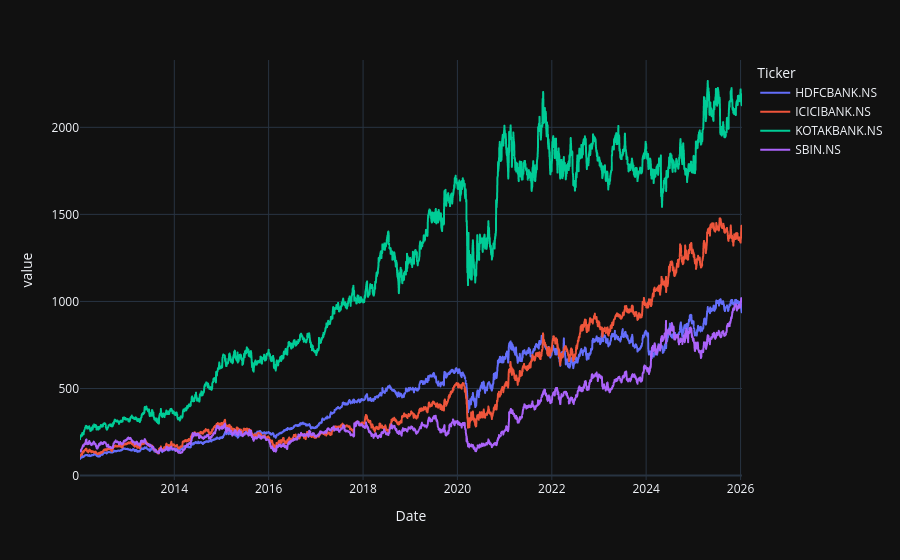

Source (notebook cell):
### Code cell
close.plot()

### Figure 1 — Plotly figure (JSON) as saved in the notebook; plotly's stock layout.template omitted (floating-point values rounded to 4 significant figures; data arrays with more than 128 entries replaced by an {"elided": "..."} marker saying what was removed)
{"data": [{"hovertemplate": "Ticker=HDFCBANK.NS<br>Date=%{x}<br>value=%{y}<extra></extra>", "legendgroup": "HDFCBANK.NS", "line": {"color": "#636efa", "dash": "solid"}, "marker": {"symbol": "circle"}, "mode": "lines", "name": "HDFCBANK.NS", "showlegend": true, "x": {"elided": "3463 str values"}, "xaxis": "x", "y": {"elided": "3463 float values"}, "yaxis": "y", "type": "scattergl"}, {"hovertemplate": "Ticker=ICICIBANK.NS<br>Date=%{x}<br>value=%{y}<extra></extra>", "legendgroup": "ICICIBANK.NS", "line": {"color": "#EF553B", "dash": "solid"}, "marker": {"symbol": "circle"}, "mode": "lines", "name": "ICICIBANK.NS", "showlegend": true, "x": {"elided": "3463 str values"}, "xaxis": "x", "y": {"elided": "3463 float values"}, "yaxis": "y", "type": "scattergl"}, {"hovertemplate": "Ticker=KOTAKBANK.NS<br>Date=%{x}<br>value=%{y}<extra></extra>", "legendgroup": "KOTAKBANK.NS", "line": {"color": "#00cc96", "dash": "solid"}, "marker": {"symbol": "circle"}, "mode": "lines", "name": "KOTAKBANK.NS", "showlegend": true, "x": {"elided": "3463 str values"}, "xaxis": "x", "y": {"elided": "3463 float values"}, "yaxis": "y", "type": "scattergl"}, {"hovertemplate": "Ticker=SBIN.NS<br>Date=%{x}<br>value=%{y}<extra></extra>", "legendgroup": "SBIN.NS", "line": {"color": "#ab63fa", "dash": "solid"}, "marker": {"symbol": "circle"}, "mode": "lines", "name": "SBIN.NS", "showlegend": true, "x": {"elided": "3463 str values"}, "xaxis": "x", "y": {"elided": "3463 float values"}, "yaxis": "y", "type": "scattergl"}], "layout": {"xaxis": {"anchor": "y", "domain": [0.0, 1.0], "title": {"text": "Date"}}, "yaxis": {"anchor": "x", "domain": [0.0, 1.0], "title": {"text": "value"}}, "legend": {"title": {"text": "Ticker"}, "tracegroupgap": 0}, "margin": {"t": 60}}}
